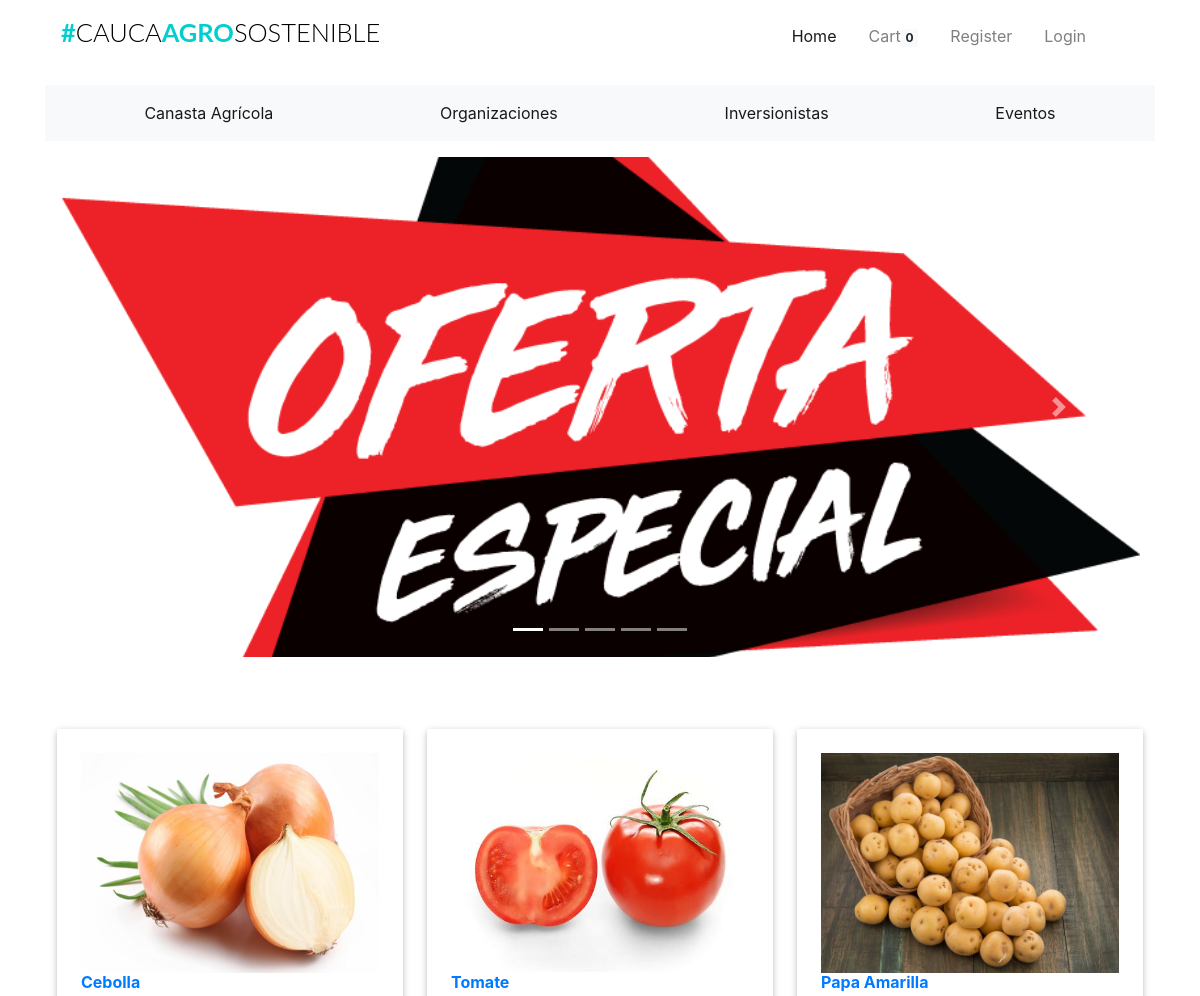
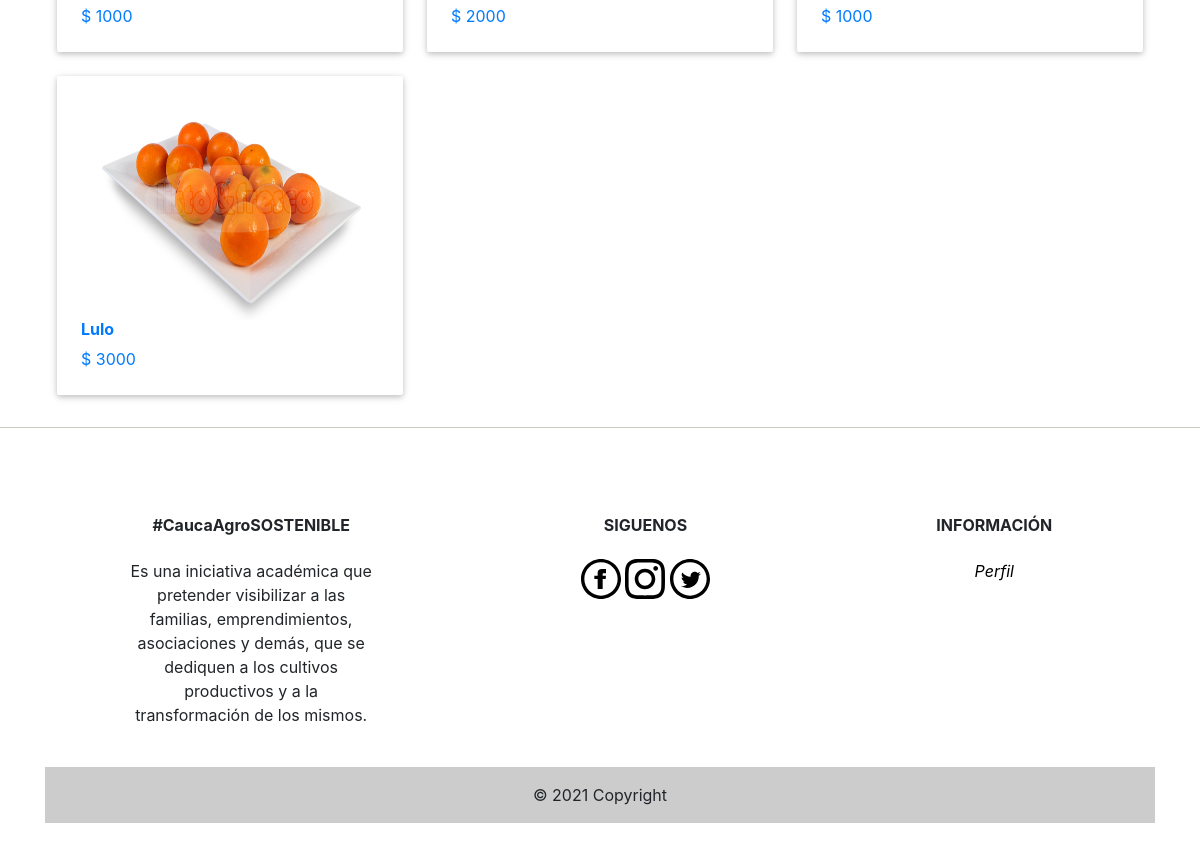
The page /home on the database its author committed (2 pictures, top to bottom).
### app/models.py (models this page shows, shortened)
class Products(db.Model):
    __tablename__ = 'products'
    id = db.Column(db.Integer, primary_key=True)
    product_name = db.Column(db.String(100), index=True)
    product_price = db.Column(db.Integer, index=True)
    product_image = db.Column(db.String(120))
    product_description = db.Column(db.String(200))
    product_stock = db.Column(db.Integer)
    promotion_value = db.Column(db.Integer, index=True)
    organizacion_id = db.Column(db.Integer, db.ForeignKey('organizaciones.id'))

### app/home/routes.py (the view)
@home.route('/home', methods=['GET'])
def homepage():
    products = Products.query.all()
    products = [product for product in products if product.promotion_value > 0]
    if current_user.is_anonymous:
        count = 0
    else:
        count = Kart.query.filter_by(user_id=current_user.id).count()
    return render_template("home/index.html", title='Website name',
                           products=products, count=count, size=len(products))

### app/templates/home/index.html (shortened to what this page needs)
{% extends "base.html" %}
{% block body %}
{% include "promotions/carousel_promotions.html" %}
{% include "promotions/promotions.html" %}
{% endblock %}

### app/templates/promotions/promotions.html
{% block promos %}
<div class="push"></div>
<div class="container">
  <div class="row d-block">
    {% for product in products %}
    <a href="{{ url_for('home.product_details', id=product.id) }}">
      <div class="col l4 s12 m6">
        <div class="card-panel hoverable" style="max-height:360px; background-color:#FFFFFF;">
          <div class="card-image" style="margin-left:auto;margin-right: auto;">
            <div class="thumbnail" style="height:220px;margin-bottom: 0px;">
              <img class="responsive-img" src="{{ product.product_image }}" style="height:100%;">
            </div>
            <h6 class="title">
              <span class="product-name">
                {{ product.product_name }}
              </span>
            </h6>
            <div class="price-container clearfix">
              <span class="price-box" style="margin-bottom:0px;white-space:normal;">
                <span class="price">
                  <span>$</span>
                  <span>{{ product.product_price }}</span>
                </span>
              </span>
            </div>
          </div>
        </div>
      </div>
    </a>
    {% endfor %}
  </div>
</div>
{% endblock %}

### app/static/css/st.css (style rules this page uses)
.product-name { text-transform: capitalize; font-weight:bold; }
.push { height:4em; }
img.responsive-img, video.responsive-video { max-width: 100%; }
.card-panel { -webkit-transition:-webkit-box-shadow .25s; transition:-webkit-box-shadow .25s; transition:box-shadow .25s; transition:box-shadow .25s, -webkit-box-shadow .25s;padding:24px; margin:.5rem 0 1rem 0; border-radius:2px;background-color:#fff; box-shadow: 0 2px 5px 0 rgba(0,0,0,0.16),0 2px 10px 0 rgba(0,0,0,0.12); }
.hoverable { -webkit-transition:-webkit-box-shadow .25s; transition:-webskit-box-shadow .25s; transition:box-shadow .25s; transition:box-shadow .25s, -webkit-box-shadow .25s }
.row:after { content: ""; display: table; clear: both; }
.row .col { float: left; -webkit-box-sizing: border-box; box-sizing: border-box; padding: 0 0.75rem; min-height: 1px; }
.row .col.s12 { width: 100%; margin-left: auto; left: auto; right: auto; }
@media only screen and (min-width: 601px) { .row .col.m6 { width: 50%; margin-left: auto; left: auto; right: auto; } }
@media only screen and (min-width: 993px) { .row .col.l4 { width: 33.3333333333%; margin-left: auto; left: auto; right: auto; } }

### rows shown on the page
Products: product_image (picture), product_name "Cebolla", product_price "1000"
Products: product_image (picture), product_name "Tomate", product_price "2000"
Products: product_image (picture), product_name "Papa Amarilla", product_price "1000"
Products: product_image (picture), product_name "Lulo", product_price "3000"

### other values the page prints
{{ count }} "0"
